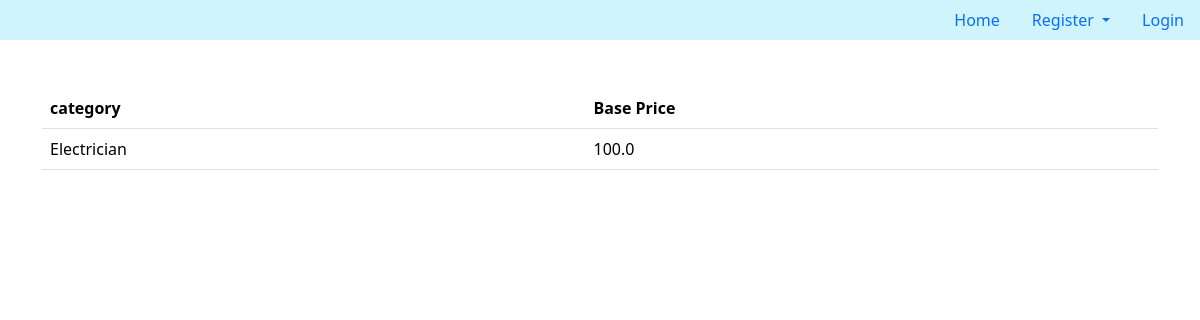
Page /baseprice on the earlier database version.
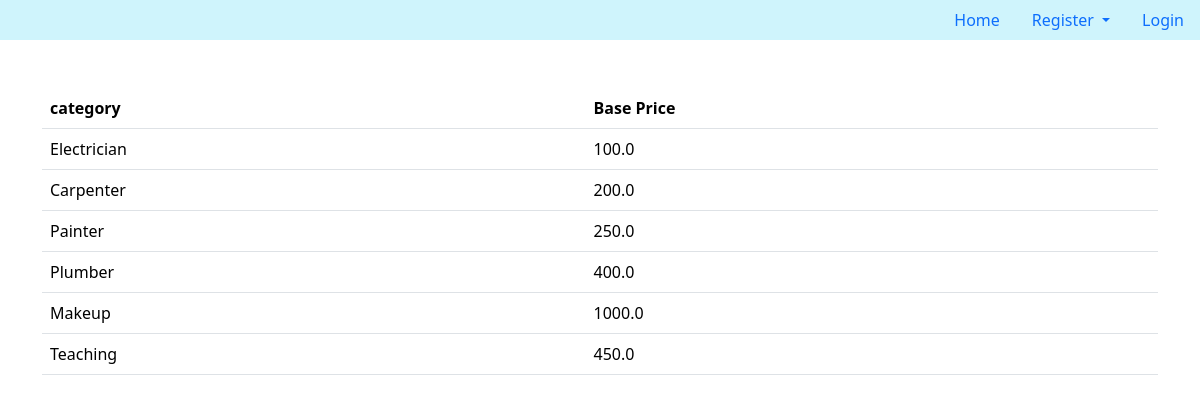
Same page on the later database version.
### application/model.py (models this page shows)
class ServiceCategory(db.Model):
    id = db.Column(db.Integer, primary_key=True)
    name = db.Column(db.String(80), nullable=False)
    base_price = db.Column(db.Float, nullable=False)
    time_required = db.Column(db.Integer, nullable=False)
    description = db.Column(db.String(80), nullable=False)

### application/routes.py (the view)
@app.route('/baseprice')
def baseprice():
    service_categories = ServiceCategory.query.all()
    return render_template('baseprices.html', service_categories=service_categories)

### templates/baseprices.html
{% extends 'base.html' %}
{% block content %}
<table class="table">
    <thead>
      <tr>
        <th scope="col">category</th>
        <th scope="col">Base Price</th>
      </tr>
    </thead>
    <tbody>
        {% for category in service_categories %}
      <tr>
        <td scope="row">{{category.name}}</td>
        <td scope="row">{{category.base_price}}</td>
      </tr>
      {% endfor %}
    </tbody>
  </table>
{%endblock %}

### templates/base.html (shortened to what this page needs)
<!DOCTYPE html>
<html lang="en">
<head>
    <link href="https://cdn.jsdelivr.net/npm/bootstrap@5.3.3/dist/css/bootstrap.min.css" rel="stylesheet">
</head>
<body>
            {%include 'navbar.html'%}
        <div class="container mt-5">
    {%block content%}
    {%endblock%}
</div>
</body>
</html>

### templates/navbar.html (shortened to what this page needs)
<ul class="nav justify-content-end bg-info-subtle">
    <li class="nav-item">
      <a class="nav-link active" aria-current="page" href="/">Home</a>
    </li>
    {% if not session['user'] %}
    <li class="nav-item dropdown">
      <a class="nav-link dropdown-toggle" href="#" role="button" data-bs-toggle="dropdown" aria-expanded="false">
        Register
      </a>
    </li>
    <li class="nav-item">
      <a class="nav-link" href="{{url_for('Login')}}">Login</a>
    </li>
    {% elif session['user'] %}
    <li class="nav-item">
      <a class="nav-link" href="{{url_for('logout')}}">Logout</a>
    {% endif %}
  </ul>

Differences in the rows shown:
added ServiceCategory: name "Carpenter", base_price "200.0"
added ServiceCategory: name "Painter", base_price "250.0"
added ServiceCategory: name "Plumber", base_price "400.0"
added ServiceCategory: name "Makeup", base_price "1000.0"
added ServiceCategory: name "Teaching", base_price "450.0"
